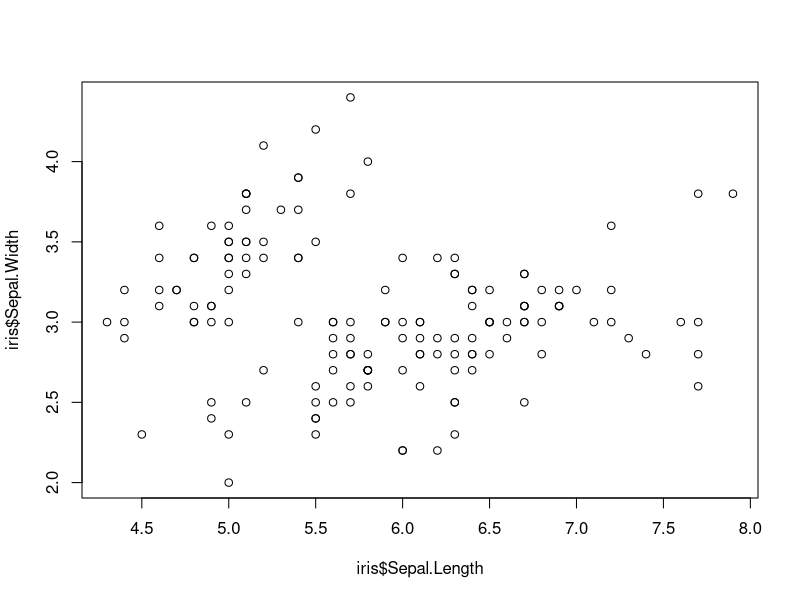
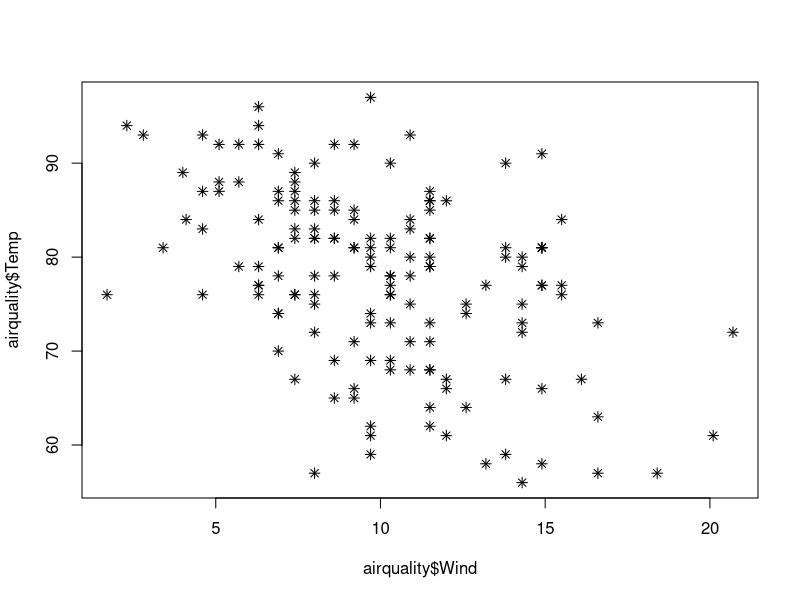

These charts were generated, in order, by the following R code:
## ---- chunk 1
plot(iris$Sepal.Length, iris$Sepal.Width)
## ---- chunk 2
plot(airquality$Wind, airquality$Temp, pch = 8)
